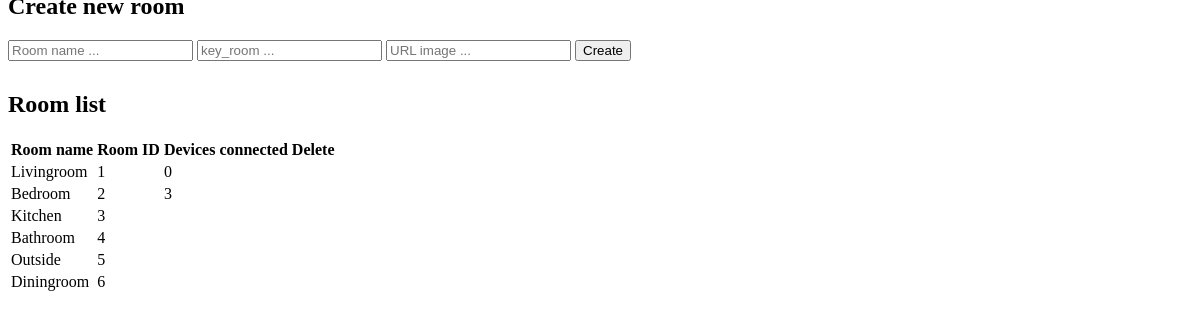
Screenshot of /add_room.php (signed in) with the database file from the repository.
### tables this page shows
CREATE TABLE `update_status_bxhome` (
  `id` int(11) NOT NULL,
  `key_room` int(11) DEFAULT NULL,
  `temp` float DEFAULT NULL,
  `humd` float DEFAULT NULL,
  `gas` float DEFAULT NULL,
  `lux` float DEFAULT NULL,
  `people` int(11) DEFAULT NULL,
  `device_connect` int(11) DEFAULT NULL,
  `idp_key` varchar(255) NOT NULL,
  `link_image` text DEFAULT NULL,
  `roomName` varchar(255) DEFAULT NULL
);

### connect.php (called while the page is built, shortened)
<?php
    $server = "localhost";
    $usernameDB = "id16722723_root";
    $passwordDB = "D@nggD@ngg1234";
    $database = "id16722723_user";
  function connectResult($sql) {
    global $server, $usernameDB, $passwordDB,$database;
        $connect = new mysqli($server, $usernameDB, $passwordDB,$database);
        if($result = $connect->query($sql)){
            return $result;
        }
        else{
            return false;
        }
    }
  function get_idp_key($username){
    $sql = "SELECT idp_key FROM user_bxhome WHERE username = '".$username."'";
    $result = connectResult($sql);
    return $result;
  }
    function get_room_info($idp_key){
        $sql = "SELECT id,key_room,device_connect,link_image,roomName FROM update_status_bxhome WHERE idp_key = '".$idp_key."'";
        $result = connectResult($sql);
        return $result;
    }
    ?>

### check_session.php (called while the page is built, shortened)
<?php
 include_once "connect.php";
    $username = $_COOKIE["user"];
    $result = get_idp_key($username);
?>

### add_room.php (the view, shortened to what this page needs)
<?php
  include_once "check_session.php";
  $board_id = $table_input=$id=$username1=$btnGetBoard=$idp_key1=$listRoom="";
  $result1 = get_room_info($idp_key);
?>
<div class="p-2 rounded mx-auto bg-light shadow" id="refreshDivID" style="margin-top: -15px;">
    <div class="row m-1 p-3">
        <div class="col col-15 mx-auto">
            <div class="row bg-white rounded shadow-sm p-2  align-items-center justify-content-left">
            <div class="row m-1 p-1">
        <div class="col">
            <div class=" h1 text-primary text-left mx-auto display-inline-block">
                <h2><b>Create new room </b> <i class="fas fa-th-large text-blue rounded"></i></h2>
            </div>
        </div>
    </div>
            </div>
            </div>
    <?php
        $table_input .='<input class="form-control form-control-lg border-0 bg-transparent rounded selectRoom" id="roomName" type="text" placeholder="Room name ..." required>
            <input class="form-control form-control-lg border-0 bg-transparent rounded selectRoom" id="key_room" type="number"  placeholder="key_room ..." required>
            <input class="form-control form-control-lg border-0 bg-transparent rounded selectRoom" id="link_image" type="url"  placeholder="URL image ..." required>';
    echo $table_input;
    ?>
  <button type="button" class="btn btn-primary btn-lg btn-block" onclick="add_room(this)">Create <i class='fas fa-long-arrow-alt-right text-white rounded'></i></button>
  </div>
</div>
<div class="p-2 rounded mx-auto bg-light shadow" id="refreshDivID" style="margin-top: 30px;">
    <div class="row m-1 p-3">
        <div class="col col-15 mx-auto">
            <div class="row bg-white rounded shadow-sm p-2  align-items-center">
            <div class="row m-1 p-1">
        <div class="col">
            <div class=" h1 text-primary text-left mx-auto display-inline-block">
                <h2><b>Room list</b> <i class="fas fa-door-open text-blue rounded "></i></h2>
            </div>
        </div>
    </div>
            </div>
            <div class="table-responsive-sm">
            <table class="table table-hover justify-content-center">
    <thead>
      <tr>
        <th>Room name</th>
        <th>Room ID</th>
        <th>Devices connected</th>
        <th>Delete</th>
      </tr>
    </thead>
    <?php
      if($result1){
        while($row = $result1 -> fetch_assoc()){
          $listRoom .= '<tbody>
                        <tr>
                          <td>'.$row["roomName"].'</td>
                          <td>'.$row["key_room"].'</td>
                          <td>'.$row["device_connect"].'</td>
                          <td class="deleteDeviceTable"><a class="deleteDevice" onclick="deleteroom(this)" href="javascript:void(0);" id="' . $row["id"] .'"><i class="fas fa-trash-alt recycle"></i></a></i></td>
                        </tr>
                      </tbody>';
        }
        echo $listRoom;
      }
    ?>
  </table>
  </div>
</div>
    </div>

### rows the page displays
update_status_bxhome: roomName "Livingroom", key_room "1", device_connect "0"
update_status_bxhome: roomName "Bedroom", key_room "2", device_connect "3"
update_status_bxhome: roomName "Kitchen", key_room "3"
update_status_bxhome: roomName "Bathroom", key_room "4"
update_status_bxhome: roomName "Outside", key_room "5"
update_status_bxhome: roomName "Diningroom", key_room "6"
